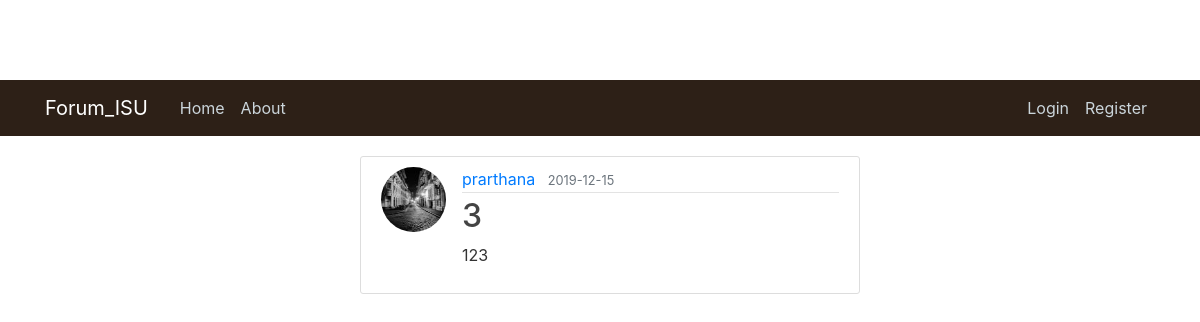
Screenshot of /post/2 with the database file from the repository.
### forum_isu/models.py (models this page shows, shortened)
class User(db.Model, UserMixin):
    id         = db.Column(db.Integer, primary_key=True)
    username   = db.Column(db.String(20), unique=True, nullable=False)
    email      = db.Column(db.String(120), unique=True, nullable=False)
    image_file = db.Column(db.String(20), nullable=False, default='default.jpg')
    password   = db.Column(db.String(60), nullable=False)
    posts       = db.relationship('Post', backref='author', lazy=True)

class Post(db.Model):
    id = db.Column(db.Integer, primary_key=True)
    title = db.Column(db.String(100), nullable=False)
    date_posted = db.Column(db.DateTime, nullable=False, default=datetime.utcnow)
    content = db.Column(db.Text, nullable=False)
    picture = db.Column(db.String(20), nullable=False, default='default.jpg')
    user_id = db.Column(db.Integer, db.ForeignKey('user.id'), nullable=False)
    comments = db.relationship('Comment', backref='article', lazy=True)

### forum_isu/routes.py (the view)
@app.route("/post/<int:post_id>", methods=['GET', 'POST'])
def post(post_id):
    post = Post.query.get_or_404(post_id)
    return render_template('post.html', title=post.title, post=post)

### forum_isu/templates/post.html (shortened to what this page needs)
{% extends "layout.html" %}
{% block content %}
  <article class="media content-section">
    <img class="rounded-circle article-img" src="{{ url_for('static', filename='profile_pics/' + post.author.image_file) }}">
    <div class="media-body">
      <div class="article-metadata">
        <a class="mr-2" href="url_for('profile') }}">{{ post.author.username }}</a>
        <small class="text-muted">{{ post.date_posted.strftime('%Y-%m-%d') }}</small>
      </div>
      <h2 class="article-title">{{ post.title }}</h2>
      <p class="article-content">{{ post.content }}</p>
    </div>
  </article>
{% endblock content %}

### forum_isu/static/main.css (style rules this page uses)
body { background-image: url("https://www.desktopbackground.org/p/2011/01/23/146299_sanderson-home-wallpapers-maycott-addison-plain-collection_800x800_h.jpg"); color: #333333; margin-top: 5rem; }
h1, h2, h3, h4, h5, h6 { color: #444444; }
.content-section { background: #ffffff; padding: 10px 20px; border: 1px solid #dddddd; border-radius: 3px; margin-top:20px; margin-left: 300px; width:500px; }
.article-title { color: #444444; }
.article-content { white-space: pre-line; }
.article-img { height: 65px; width: 65px; margin-right: 16px; }
.article-metadata { padding-bottom: 1px; margin-bottom: 4px; border-bottom: 1px solid #e3e3e3 }

### rows the page displays
User: image_file (picture), author.username "prarthana"
Post: date_posted "2019-12-15", title "3", content "123"
